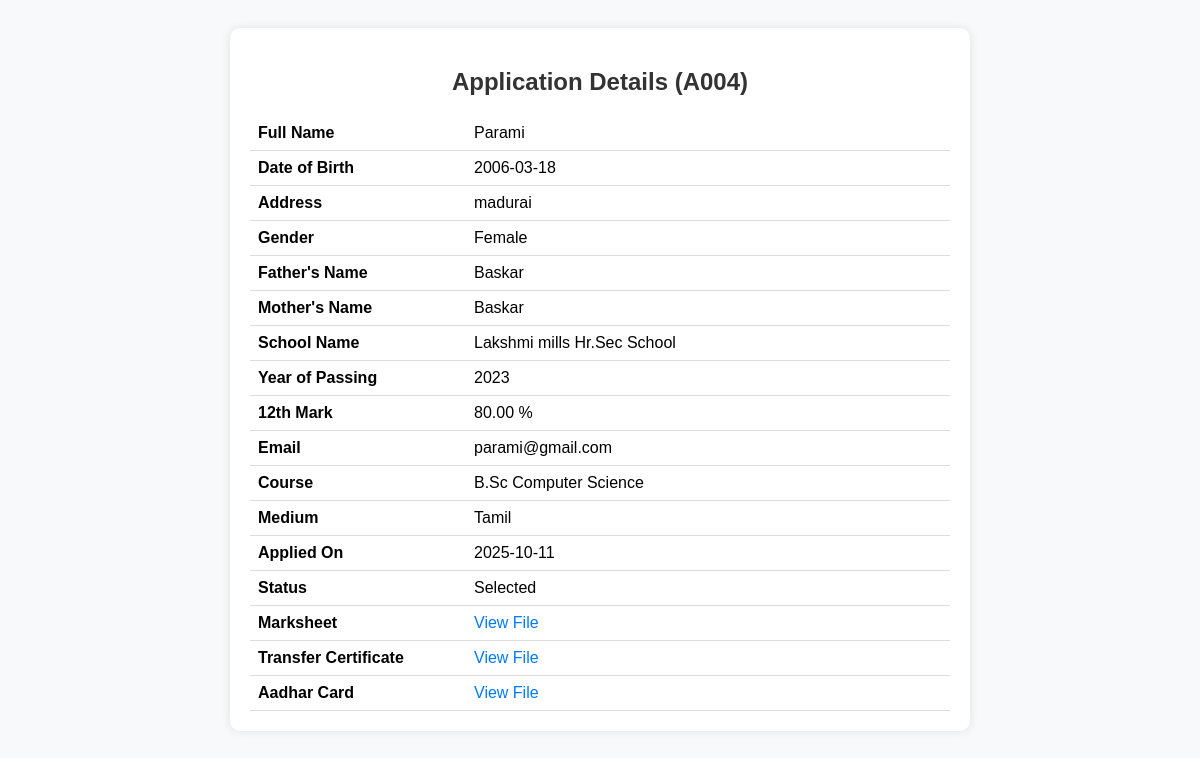
/view_applications.php?id=13, run on the app's committed database.
### tables this page shows
CREATE TABLE `applicatio` (
  `id` int(11) NOT NULL,
  `app_id` varchar(10) DEFAULT NULL,
  `name` varchar(100) NOT NULL,
  `dob` date NOT NULL,
  `address` text NOT NULL,
  `gender` enum('Male','Female','Other') NOT NULL,
  `father_name` varchar(100) DEFAULT NULL,
  `mother_name` varchar(100) DEFAULT NULL,
  `school_name` varchar(150) DEFAULT NULL,
  `year_passing` year(4) DEFAULT NULL,
  `mark_12th` decimal(5,2) DEFAULT NULL,
  `email` varchar(100) DEFAULT NULL,
  `course` varchar(100) DEFAULT NULL,
  `medium` varchar(50) DEFAULT NULL,
  `applied_on` date DEFAULT NULL,
  `status` varchar(20) DEFAULT 'Pending',
  `marksheet` varchar(255) DEFAULT NULL,
  `tc` varchar(255) DEFAULT NULL,
  `aadhar` varchar(255) DEFAULT NULL
);

### view_applications.php (the view, shortened to what this page needs)
<?php
$servername = "localhost";
$username   = "root";
$password   = "";
$dbname     = "college_portal";
$conn = new mysqli($servername, $username, $password, $dbname);
$id = $_GET['id'] ?? 0;
$sql = "SELECT * FROM applicatio WHERE id = ?";
$stmt = $conn->prepare($sql);
$stmt->bind_param("i", $id);
$stmt->execute();
$result = $stmt->get_result();
$app = $result->fetch_assoc();
?>
<!DOCTYPE html>
<html>
<head>
</head>
<body>
<div class="card">
  <h2>Application Details (<?php echo $app['app_id']; ?>)</h2>
  <table>
    <tr><td class="label">Full Name</td><td><?php echo $app['name']; ?></td></tr>
    <tr><td class="label">Date of Birth</td><td><?php echo $app['dob']; ?></td></tr>
    <tr><td class="label">Address</td><td><?php echo $app['address']; ?></td></tr>
    <tr><td class="label">Gender</td><td><?php echo $app['gender']; ?></td></tr>
    <tr><td class="label">Father's Name</td><td><?php echo $app['father_name']; ?></td></tr>
    <tr><td class="label">Mother's Name</td><td><?php echo $app['mother_name']; ?></td></tr>
    <tr><td class="label">School Name</td><td><?php echo $app['school_name']; ?></td></tr>
    <tr><td class="label">Year of Passing</td><td><?php echo $app['year_passing']; ?></td></tr>
    <tr><td class="label">12th Mark</td><td><?php echo $app['mark_12th']; ?> %</td></tr>
    <tr><td class="label">Email</td><td><?php echo $app['email']; ?></td></tr>
    <tr><td class="label">Course</td><td><?php echo $app['course']; ?></td></tr>
    <tr><td class="label">Medium</td><td><?php echo $app['medium']; ?></td></tr>
    <tr><td class="label">Applied On</td><td><?php echo $app['applied_on']; ?></td></tr>
    <tr><td class="label">Status</td><td><?php echo $app['status']; ?></td></tr>
    <tr><td class="label">Marksheet</td>
        <td><a class="file" href="<?php echo $app['marksheet']; ?>" target="_blank">View File</a></td></tr>
    <tr><td class="label">Transfer Certificate</td>
        <td><a class="file" href="<?php echo $app['tc']; ?>" target="_blank">View File</a></td></tr>
    <tr><td class="label">Aadhar Card</td>
        <td><a class="file" href="<?php echo $app['aadhar']; ?>" target="_blank">View File</a></td></tr>
  </table>
</div>
</body>
</html>

### view_applications.php (style rules this page uses)
body { font-family: Arial, sans-serif; background:#f8f9fa; padding:20px; }
.card { background:#fff; padding:20px; border-radius:10px; width:700px; margin:auto; box-shadow:0 0 10px rgba(0,0,0,0.1); }
h2 { text-align:center; color:#333; }
table { width:100%; border-collapse:collapse; }
td { padding:8px; border-bottom:1px solid #ddd; }
.label { font-weight:bold; width:200px; }
a.file { color:#007bff; text-decoration:none; }

### data on the page
applicatio: app "A004", name "Parami", dob "2006-03-18", address "madurai", gender "Female", father_name "Baskar", mother_name "Baskar", school_name "Lakshmi mills Hr.Sec School", year_passing "2023", mark_12th "80.00", email "parami@gmail.com", course "B.Sc Computer Science", medium "Tamil", applied_on "2025-10-11", status "Selected"
